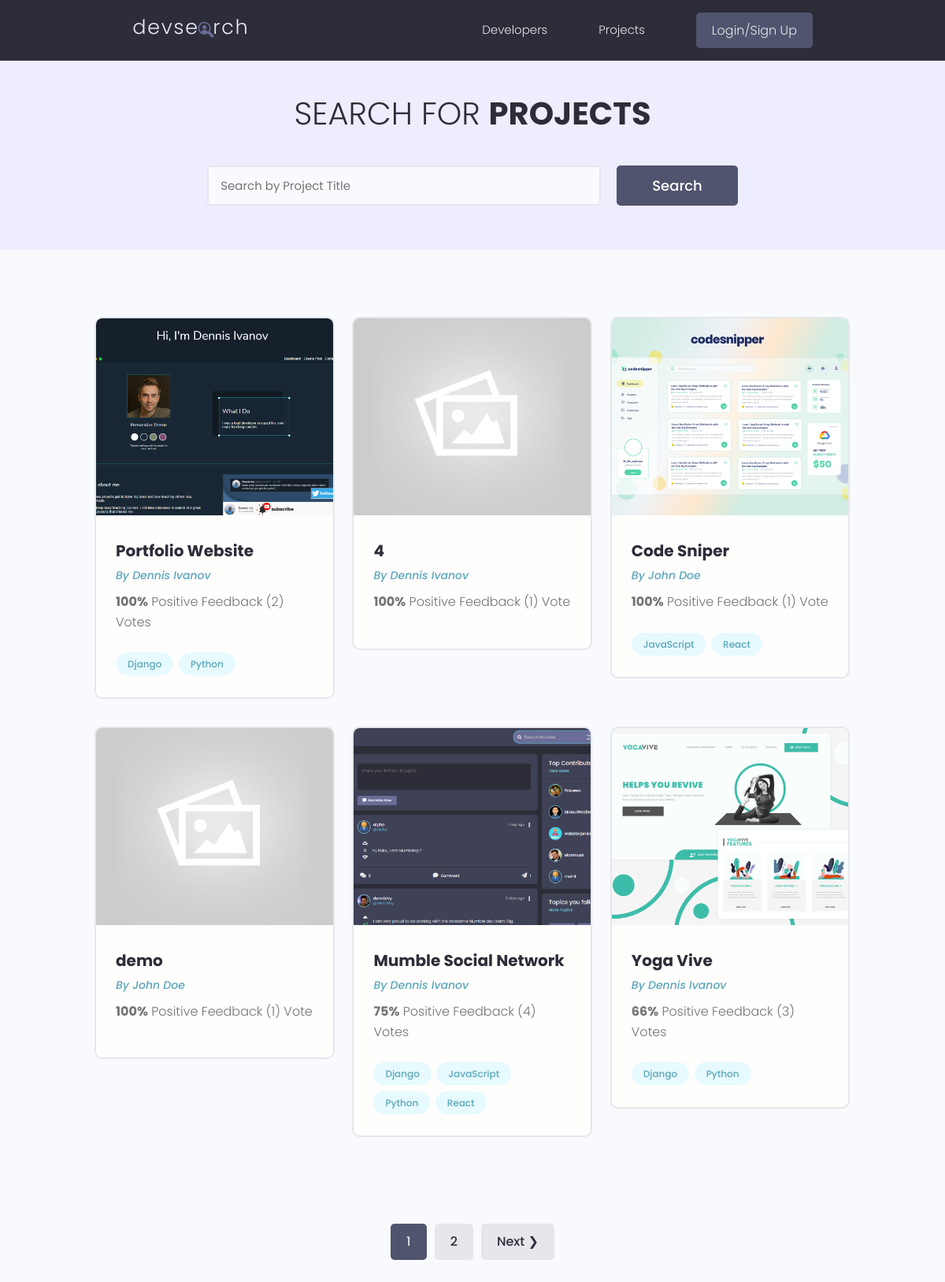
The page /projects/ on the database as committed earlier.
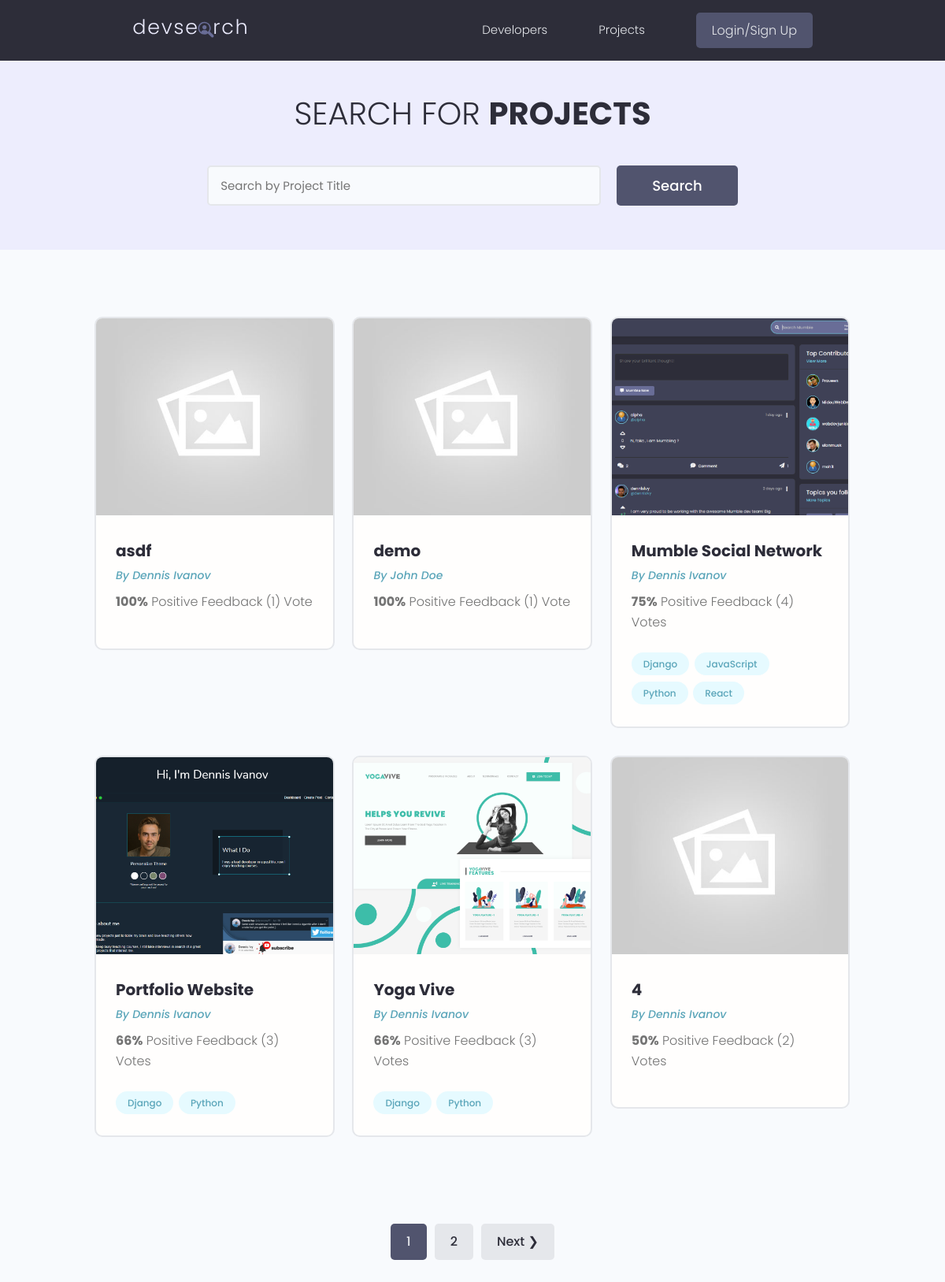
The same page on the database as committed later.
### projects/models.py (models this page shows, shortened)
class Project(models.Model):
    owner = models.ForeignKey(Profile, null=True, blank=True, on_delete=models.SET_NULL)
    title = models.CharField(max_length=200)
    description = models.TextField(null=True, blank=True)
    featured_image = models.ImageField(null=True, blank=True, default="default.jpg")
    demo_link = models.CharField(max_length=2000, null=True, blank=True)
    source_link = models.CharField(max_length=2000, null=True, blank=True)
    tags = models.ManyToManyField('Tag', blank=True)
    vote_total = models.IntegerField(default=0, null=True, blank=True)
    vote_ratio = models.IntegerField(default=0, null=True, blank=True)
    created = models.DateTimeField(auto_now_add=True)
    id = models.UUIDField(default=uuid.uuid4, unique=True, primary_key=True, editable=False)
    class Meta:
        ordering = ['-vote_ratio', '-vote_total', 'title']

class Tag(models.Model):
    name = models.CharField(max_length=200)
    created = models.DateTimeField(auto_now_add=True)
    id = models.UUIDField(default=uuid.uuid4, unique=True, primary_key=True, editable=False)
    def __str__(self):
        return self.name

### users/models.py (models this page shows, shortened)
class Profile(models.Model):
    user = models.OneToOneField(User, on_delete=models.CASCADE, null=True, blank=True)
    name = models.CharField(max_length=200, blank=True, null=True)
    email = models.EmailField(max_length=500, blank=True, null=True)
    username = models.CharField(max_length=200, blank=True, null=True)
    location = models.CharField(max_length=200, blank=True, null=True)
    short_intro = models.CharField(max_length=200, blank=True, null=True)
    bio = models.TextField(blank=True, null=True)
    profile_image = models.ImageField(null=True, blank=True, upload_to='profiles/', default="profiles/user-default.png")
    social_github = models.CharField(max_length=200, blank=True, null=True)
    social_twitter = models.CharField(max_length=200, blank=True, null=True)
    social_linkedin = models.CharField(max_length=200, blank=True, null=True)
    social_youtube = models.CharField(max_length=200, blank=True, null=True)
    social_website = models.CharField(max_length=200, blank=True, null=True)
    created = models.DateTimeField(auto_now_add=True)
    id = models.UUIDField(default=uuid.uuid4, unique=True, primary_key=True, editable=False)

### projects/views.py (the view)
# urls.py: path('projects/', views.getProjects),
def projects(request):
    projects, search_query = searchProjects(request)
    result = 6
    custom_range, projects = paginateProjects(request, projects, result)
    context = {'projects' : projects, 'search_query' : search_query, 'custom_range' : custom_range}
    return render(request, 'projects/projects.html', context)

### projects/utils.py (called while the page is built)
def paginateProjects(request, projects, result):
    page = request.GET.get('page')
    paginator = Paginator(projects, result)
    try:
        projects = paginator.page(page)
    except PageNotAnInteger:
        page = 1
        projects = paginator.page(page)
    except EmptyPage:
        page = paginator.num_pages
        projects = paginator.page(page)
    leftIndex = (int(page) - 1)
    if leftIndex < 1:
        leftIndex = 1
    rightIndex = (int(page) + 2)
    if rightIndex > paginator.num_pages:
        rightIndex = paginator.num_pages + 1
    custom_range = range(leftIndex, rightIndex)
    return custom_range, projects

def searchProjects(request):
    search_query = ''
    if request.GET.get('search_query'):
        search_query = request.GET.get('search_query')
    tags = Tag.objects.filter(name__icontains=search_query)
    projects = Project.objects.distinct().filter(Q(title__icontains=search_query) | Q(description__icontains=search_query) | Q(owner__name__icontains=search_query) | Q(tags__in=tags))
    return projects, search_query

### projects/templates/projects/projects.html (shortened to what this page needs)
{% extends 'main.html' %}
{% block content %}
<main class="projects">
  <section class="hero-section text-center">
    <div class="container container--narrow">
      <div class="hero-section__box">
        <h2>Search for <span>Projects</span></h2>
      </div>
      <div class="hero-section__search">
        <form id='searchForm' class="form" action="{% url 'projects' %}" method="get">
          <div class="form__field">
            <input class="input input--text" id="formInput#search" type="text" name="search_query"
              value="{{search_query}}" placeholder="Search by Project Title" />
          </div>
          <input class="btn btn--sub btn--lg" type="submit" value="Search" />
        </form>
      </div>
    </div>
  </section>
  <section class="projectsList">
    <div class="container">
      <div class="grid grid--three">
      {% for project in projects %}
        <div class="column">
          <div class="card project">
            <a href="{% url 'project' project.id %}" class="project">
              <img class="project__thumbnail" src="{{ project.featured_image.url }}" alt="project thumbnail" />
              <div class="card__body">
                <h3 class="project__title">{{project.title}}</h3>
                <p><a class="project__author" href="{% url 'user-profile' project.owner.id %}">By {{project.owner.name}}</a></p>
                <p class="project--rating">
                  <span style="font-weight: bold;">{{project.vote_ratio}}%</span> Positive
                  Feedback ({{project.vote_total}}) Vote{{project.vote_total|pluralize:"s"}}
                </p>
                <div class="project__tags">
                  {% for tag in project.tags.all %}
                  <span class="tag tag--pill tag--main">
                    <small>{{tag}}</small>
                  </span>
                  {% endfor %}
                </div>
              </div>
            </a>
          </div>
        </div>
      {% endfor %}
      </div>
    </div>
  </section>
  {% include 'pagination.html' with queryset=projects custom_range=custom_range %}
</main>
{% endblock content %}

Rows that differ between the two databases and show on the page:
no longer on this page (row edited): Project: featured_image (picture), title "Code Sniper", owner.name "John Doe", vote_ratio "100", vote_total "1", Tag (name "JavaScript"), Tag (name "React")
added Project: featured_image (placeholder picture), title "asdf", owner.name "Dennis Ivanov", vote_ratio "100", vote_total "1"
changed Project "Portfolio Website": vote_ratio "100" → "66"; vote_total "2" → "3"; moves down the list
changed Project (number 6 of 6 on the later page): vote_ratio "100" → "50"; vote_total "1" → "2"; moves down the list
